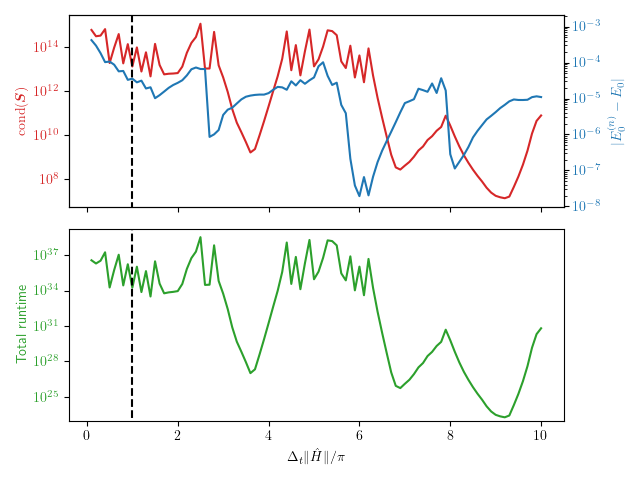

Reproduce this figure in Python.
import os

import numpy as np
import matplotlib.pyplot as plt

from base_utils import prepare_main
from result_base_setting import default_transform, default_n_trotter, default_shift_opt_lvl, default_n_qksd

from ofex.propagator import exact_rte
from ofex_algorithms.qksd.qksd_simulation import ideal_qksd_toeplitz
from ofex_algorithms.qksd.qksd_utils import trunc_eigh_verbose

def sweep_time_step_cond_number(data, overwrite=False):
    fname = "./result_delta_t_sweep.csv"
    if os.path.exists(fname) and not overwrite:
        return

    gnd_energy = data["gnd_energy"]
    pham, pham_norm = data["pham"], data["pham_norm"]
    ref, n_qksd = data["ref"], data["n_qksd"]

    pham_prop = pham / pham_norm

    min_delta_t, max_delta_t = 0.1, 10.0
    n_step = 100

    prop_rte_0 = exact_rte(pham_prop, min_delta_t * np.pi)
    prop_rte = None

    cond_s_result = dict()
    convergence_result = dict()
    print(" === Start Estimation === ")
    for delta_t in np.linspace(min_delta_t, max_delta_t, n_step):
        if delta_t == min_delta_t:
            prop_rte = prop_rte_0
        else:
            prop_rte = prop_rte @ prop_rte_0
        print(f"delta_t = {delta_t}")
        ideal_h, ideal_s = ideal_qksd_toeplitz(pham, prop_rte, ref, n_qksd)
        val, _, _, _, _, trunc_ideal_s = trunc_eigh_verbose(ideal_h, ideal_s, epsilon=1e-14)
        ideal_gnd = np.min(val)

        cond_s = np.linalg.cond(trunc_ideal_s)
        print(f"\t\tcond(S) = {cond_s:.5E}")
        print(f"\t\tconverg = {(ideal_gnd - gnd_energy):.5E}")
        cond_s_result[delta_t] = cond_s
        convergence_result[delta_t] = (ideal_gnd - gnd_energy)

    with open(fname, "w") as f:
        f.write("delta_t,cond(S),convergence\n")
        for delta_t in sorted(cond_s_result.keys()):
            f.write(f"{delta_t},{cond_s_result[delta_t]:.5E},{convergence_result[delta_t]:.5E}\n")

def plot_delta_t_sweep(data):
    plt.rc('text', usetex=True)
    plt.rc('text.latex', preamble=r'\usepackage{bm}')
    n_qksd = data["n_qksd"]
    fname = "./result_delta_t_sweep.csv"
    delta_t_list, cond_s_result, convergence_result = list(), list(), list()
    with open(fname, "r") as f:
        lines = f.readlines()
        lines = lines[1:]
        for line in lines:
            delta_t, cond_s, convergence = line.split(",")
            delta_t_list.append(float(delta_t))
            cond_s_result.append(float(cond_s))
            convergence_result.append(float(convergence))

    fig, axes = plt.subplots(2, 1, sharex=True)
    ax_cond, ax_energy, ax_cost = axes[0], axes[0].twinx(), axes[1]

    ax_cond.plot(delta_t_list, cond_s_result, color='tab:red')
    # ax_cond.set_xlabel(r"$\Delta_t \|\hat{H}\| / \pi$")
    ax_cond.set_ylabel(r"$\mathrm{cond}(\bm{S})$", color='tab:red')
    ax_cond.set_yscale("log")
    ax_cond.tick_params(axis='y', labelcolor='tab:red')

    ax_energy.plot(delta_t_list, convergence_result, color='tab:blue')
    ax_energy.set_ylabel("$|E_0^{(n)}-E_0|$", color='tab:blue')
    ax_energy.set_yscale("log")
    ax_energy.tick_params(axis='y', labelcolor='tab:blue')

    min_e, max_e = np.min(convergence_result), np.max(convergence_result)
    ax_energy.vlines(1.0, min_e * 0.1, max_e * 10.0, linestyles="dashed", color='k')
    ax_energy.set_ylim([min_e * 0.5, max_e * 5.0])

    # Cost to make Cond(S) / sqrt(M) = 1e-3,
    # M = 1e6 * Cond(S) ** 2
    # tot_time = M * Delta_t * n * (n-1)/2
    cost = [1e6 * cond_s ** 2 * delta_t * n_qksd * (n_qksd - 1) / 2
            for delta_t, cond_s in zip(delta_t_list, cond_s_result)]
    ax_cost.plot(delta_t_list, cost, color='tab:green')
    ax_cost.set_xlabel(r"$\Delta_t \|\hat{H}\| / \pi$")
    ax_cost.set_ylabel("Total runtime", color='tab:green')
    ax_cost.tick_params(axis='y', labelcolor='tab:green')
    ax_cost.set_yscale("log")
    min_c, max_c = np.min(cost), np.max(cost)
    ax_cost.vlines(1.0, min_c * 0.1, max_c * 10.0, linestyles="dashed", color='k')
    ax_cost.set_ylim([min_c * 0.5, max_c * 5.0])

    fig.tight_layout()
    fig.savefig("./result_delta_t_sweep.png")
    plt.show()

def main():
    mol_name = "H2O"
    data = prepare_main(mol_name, default_transform, default_n_trotter, default_n_qksd[mol_name],
                        shift_opt_lvl=None, gap_estimation="overlap")
    sweep_time_step_cond_number(data, overwrite=False)
    plot_delta_t_sweep(data)

if __name__ == "__main__":
    main()
